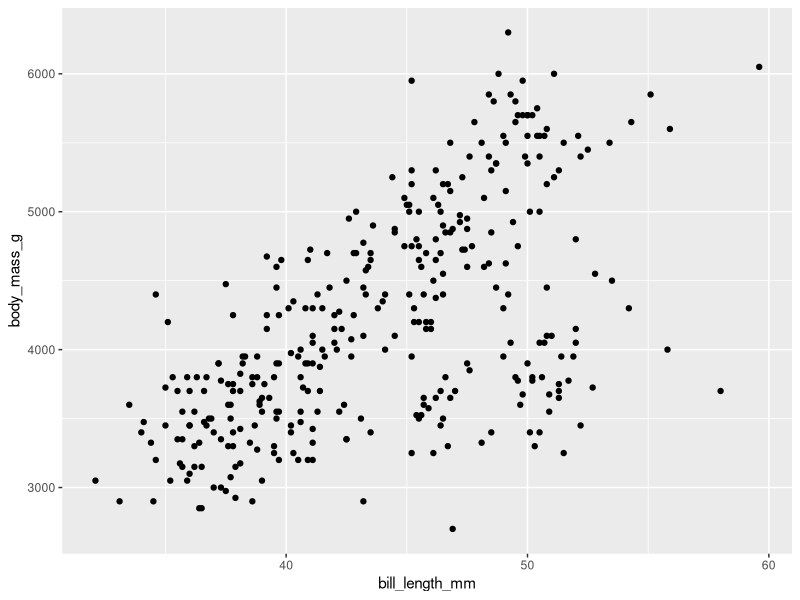

This chart was generated by the following R code:
## ---- chunk 1
knitr::opts_chunk$set(echo = TRUE)
library(palmerpenguins)
library(tidyverse)
## ---- chunk 2
ggplot(data=penguins, aes(x=bill_length_mm, y=body_mass_g))+
  geom_point()
